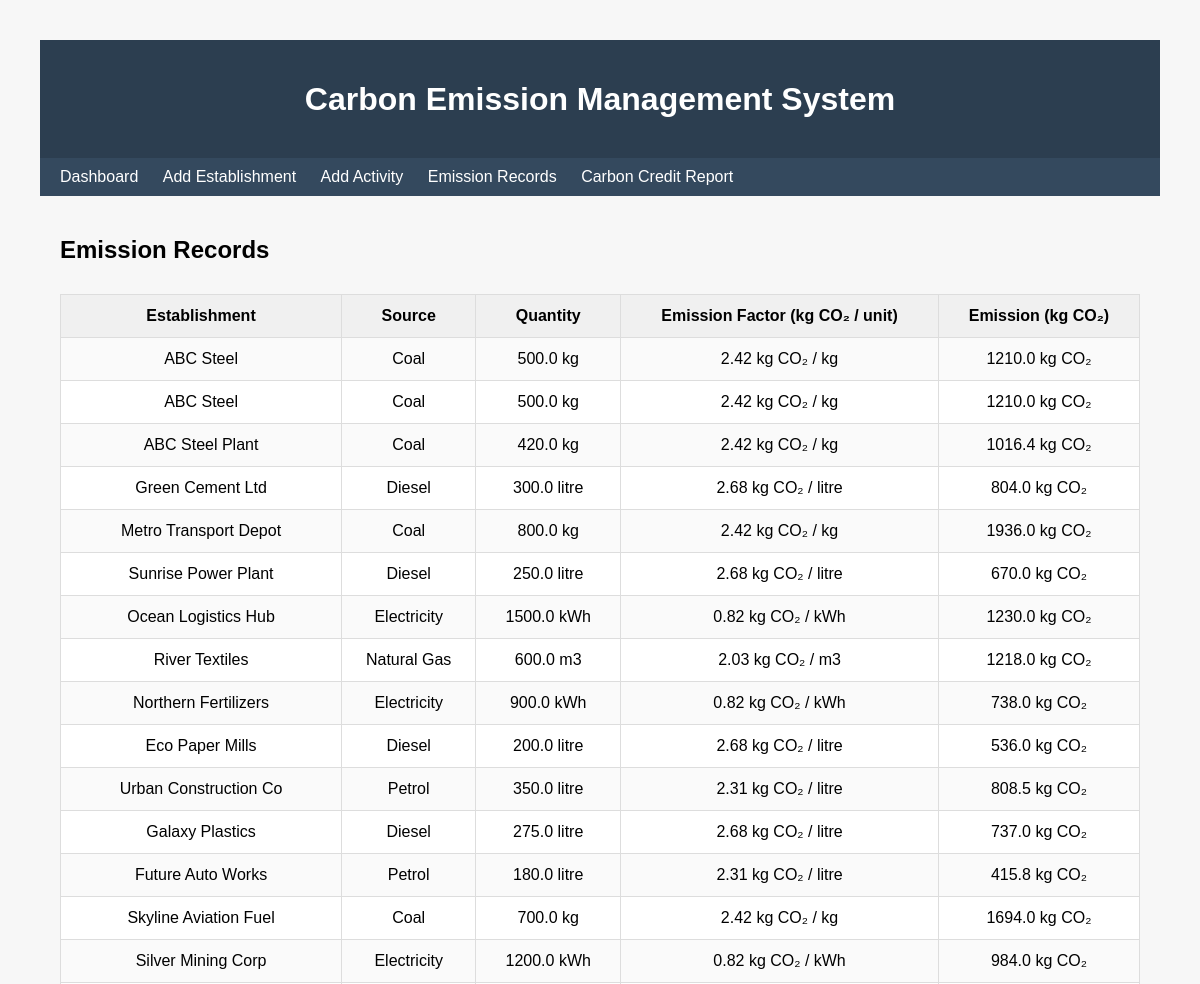
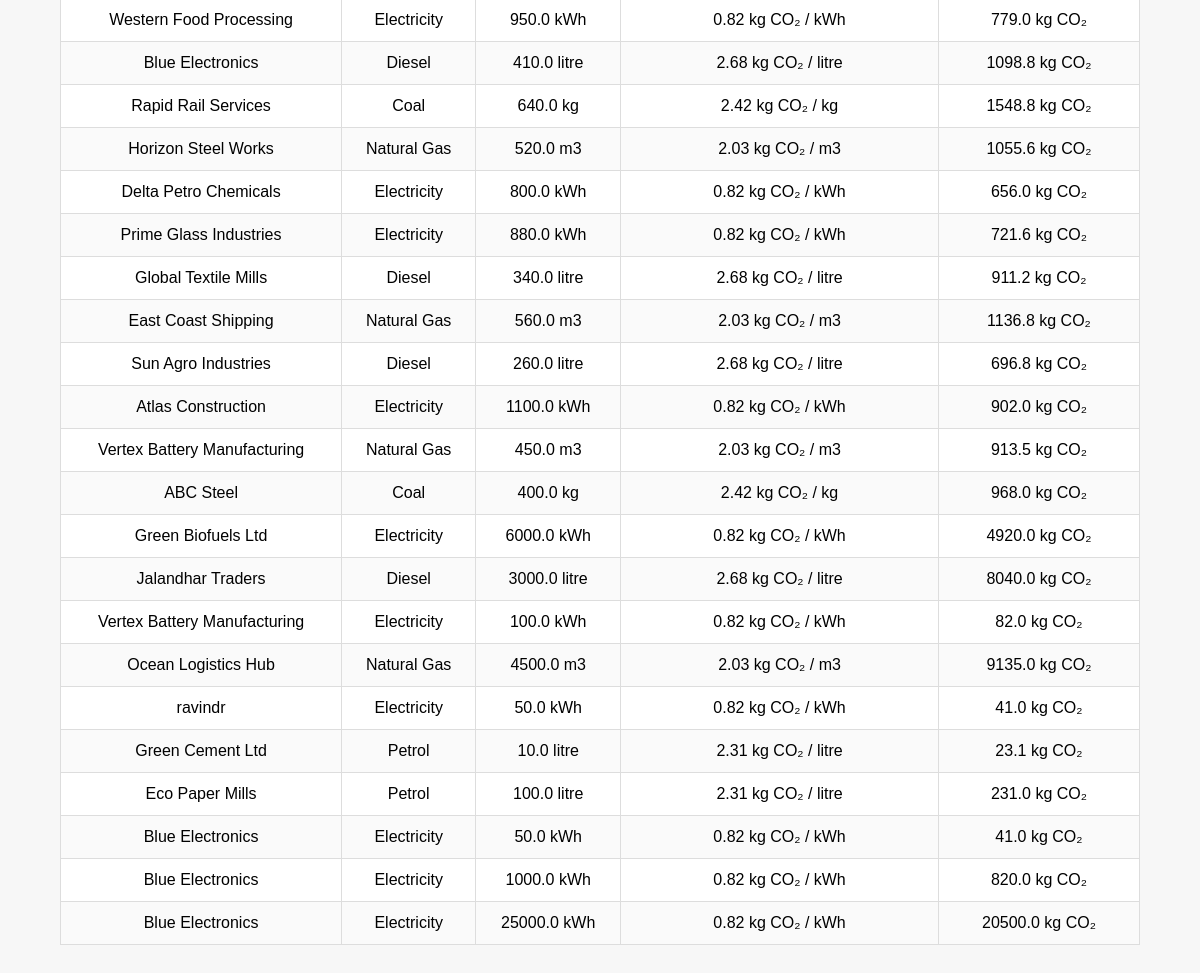
The app's page /emissions with its own data (2 pictures, top to bottom).
### tables this page shows
CREATE TABLE "Emission_Record" (record_id INTEGER PRIMARY KEY AUTOINCREMENT, activity_id INTEGER UNIQUE, emission_kg REAL);

CREATE TABLE Establishment (    est_id INTEGER PRIMARY KEY AUTOINCREMENT,    est_name TEXT NOT NULL,    est_type TEXT,    location TEXT);

CREATE TABLE Emission_Source (    source_id INTEGER PRIMARY KEY AUTOINCREMENT,    source_name TEXT,    unit TEXT);

CREATE TABLE Activity_Data (    activity_id INTEGER PRIMARY KEY AUTOINCREMENT,    est_id INTEGER,    source_id INTEGER,    period TEXT,    quantity REAL,    FOREIGN KEY (est_id) REFERENCES Establishment(est_id),    FOREIGN KEY (source_id) REFERENCES Emission_Source(source_id));

CREATE TABLE Emission_Factor (    factor_id INTEGER PRIMARY KEY AUTOINCREMENT,    source_id INTEGER,    factor_value REAL, effective_year INTEGER, is_active INTEGER DEFAULT 1,    FOREIGN KEY (source_id) REFERENCES Emission_Source(source_id));

### app.py (the view)
@app.route("/emissions")
def emissions():
    with sqlite3.connect("cc.db") as conn:
        conn.row_factory = sqlite3.Row
        rows = conn.execute("""
        SELECT
          e.est_name,
          s.source_name,
          s.unit,
          ad.quantity,
          ef.factor_value,
          er.emission_kg

        FROM Emission_Record er

        JOIN Activity_Data ad
        ON er.activity_id = ad.activity_id

        JOIN Establishment e
        ON ad.est_id = e.est_id

        JOIN Emission_Source s
        ON ad.source_id = s.source_id

        JOIN Emission_Factor ef
        ON s.source_id = ef.source_id
        """).fetchall()
    clean_rows = []
    for r in rows:
        clean_rows.append({
            "est_name": r["est_name"],
            "source_name": r["source_name"],
            "unit": r["unit"],
            "quantity": r["quantity"],
            "factor_value": r["factor_value"],
            "emission_kg": round(r["emission_kg"], 2)
        })
    return render_template("emissions.html", rows=clean_rows)

### templates/emissions.html
{% extends "base.html" %}
{% block content %}
<h2>Emission Records</h2>
<table>
<tr>
<th>Establishment</th>
<th>Source</th>
<th>Quantity</th>
<th>Emission Factor (kg CO₂ / unit)</th>
<th>Emission (kg CO₂)</th>
</tr>
{% for r in rows %}
<tr>
<td>{{ r.est_name }}</td>
<td>{{ r.source_name }}</td>
<td>{{ r.quantity }} {{ r.unit }}</td>
<td>{{ r.factor_value }} kg CO₂ / {{ r.unit }}</td>
<td>{{ r.emission_kg }} kg CO₂</td>
</tr>
{% endfor %}
</table>
{% endblock %}

### static/style.css (style rules this page uses)
body { font-family: Arial , sans-serif; background:#f7f7f7; margin: 40px;; }
h1, h2 { margin-bottom: 20px; }
table { width:100%; border-collapse:collapse; background:white; margin-top: 30px; }
table th, table td { border:1px solid #ddd; padding:12px; text-align: center; }
th { background: #f0f0f0; }
tr:nth-child(even) { background: #fafafa; }

### records on screen
Emission_Record: est_name "ABC Steel", source_name "Coal", quantity "500.0", unit "kg", factor_value "2.42", emission_kg "1210.0"
Emission_Record: est_name "ABC Steel", source_name "Coal", quantity "500.0", unit "kg", factor_value "2.42", emission_kg "1210.0"
Emission_Record: est_name "ABC Steel Plant", source_name "Coal", quantity "420.0", unit "kg", factor_value "2.42", emission_kg "1016.4"
Emission_Record: est_name "Green Cement Ltd", source_name "Diesel", quantity "300.0", unit "litre", factor_value "2.68", emission_kg "804.0"
Emission_Record: est_name "Metro Transport Depot", source_name "Coal", quantity "800.0", unit "kg", factor_value "2.42", emission_kg "1936.0"
Emission_Record: est_name "Sunrise Power Plant", source_name "Diesel", quantity "250.0", unit "litre", factor_value "2.68", emission_kg "670.0"
Emission_Record: est_name "Ocean Logistics Hub", source_name "Electricity", quantity "1500.0", unit "kWh", factor_value "0.82", emission_kg "1230.0"
Emission_Record: est_name "River Textiles", source_name "Natural Gas", quantity "600.0", unit "m3", factor_value "2.03", emission_kg "1218.0"
Emission_Record: est_name "Northern Fertilizers", source_name "Electricity", quantity "900.0", unit "kWh", factor_value "0.82", emission_kg "738.0"
Emission_Record: est_name "Eco Paper Mills", source_name "Diesel", quantity "200.0", unit "litre", factor_value "2.68", emission_kg "536.0"
Emission_Record: est_name "Urban Construction Co", source_name "Petrol", quantity "350.0", unit "litre", factor_value "2.31", emission_kg "808.5"
Emission_Record: est_name "Galaxy Plastics", source_name "Diesel", quantity "275.0", unit "litre", factor_value "2.68", emission_kg "737.0"
Emission_Record: est_name "Future Auto Works", source_name "Petrol", quantity "180.0", unit "litre", factor_value "2.31", emission_kg "415.8"
Emission_Record: est_name "Skyline Aviation Fuel", source_name "Coal", quantity "700.0", unit "kg", factor_value "2.42", emission_kg "1694.0"
Emission_Record: est_name "Silver Mining Corp", source_name "Electricity", quantity "1200.0", unit "kWh", factor_value "0.82", emission_kg "984.0"
Emission_Record: est_name "Western Food Processing", source_name "Electricity", quantity "950.0", unit "kWh", factor_value "0.82", emission_kg "779.0"
Emission_Record: est_name "Blue Electronics", source_name "Diesel", quantity "410.0", unit "litre", factor_value "2.68", emission_kg "1098.8"
Emission_Record: est_name "Rapid Rail Services", source_name "Coal", quantity "640.0", unit "kg", factor_value "2.42", emission_kg "1548.8"
Emission_Record: est_name "Horizon Steel Works", source_name "Natural Gas", quantity "520.0", unit "m3", factor_value "2.03", emission_kg "1055.6"
Emission_Record: est_name "Delta Petro Chemicals", source_name "Electricity", quantity "800.0", unit "kWh", factor_value "0.82", emission_kg "656.0"
Emission_Record: est_name "Prime Glass Industries", source_name "Electricity", quantity "880.0", unit "kWh", factor_value "0.82", emission_kg "721.6"
Emission_Record: est_name "Global Textile Mills", source_name "Diesel", quantity "340.0", unit "litre", factor_value "2.68", emission_kg "911.2"
Emission_Record: est_name "East Coast Shipping", source_name "Natural Gas", quantity "560.0", unit "m3", factor_value "2.03", emission_kg "1136.8"
Emission_Record: est_name "Sun Agro Industries", source_name "Diesel", quantity "260.0", unit "litre", factor_value "2.68", emission_kg "696.8"
Emission_Record: est_name "Atlas Construction", source_name "Electricity", quantity "1100.0", unit "kWh", factor_value "0.82", emission_kg "902.0"
Emission_Record: est_name "Vertex Battery Manufacturing", source_name "Natural Gas", quantity "450.0", unit "m3", factor_value "2.03", emission_kg "913.5"
Emission_Record: est_name "ABC Steel", source_name "Coal", quantity "400.0", unit "kg", factor_value "2.42", emission_kg "968.0"
Emission_Record: est_name "Green Biofuels Ltd", source_name "Electricity", quantity "6000.0", unit "kWh", factor_value "0.82", emission_kg "4920.0"
Emission_Record: est_name "Jalandhar Traders", source_name "Diesel", quantity "3000.0", unit "litre", factor_value "2.68", emission_kg "8040.0"
Emission_Record: est_name "Vertex Battery Manufacturing", source_name "Electricity", quantity "100.0", unit "kWh", factor_value "0.82", emission_kg "82.0"
Emission_Record: est_name "Ocean Logistics Hub", source_name "Natural Gas", quantity "4500.0", unit "m3", factor_value "2.03", emission_kg "9135.0"
Emission_Record: est_name "ravindr", source_name "Electricity", quantity "50.0", unit "kWh", factor_value "0.82", emission_kg "41.0"
Emission_Record: est_name "Green Cement Ltd", source_name "Petrol", quantity "10.0", unit "litre", factor_value "2.31", emission_kg "23.1"
Emission_Record: est_name "Eco Paper Mills", source_name "Petrol", quantity "100.0", unit "litre", factor_value "2.31", emission_kg "231.0"
Emission_Record: est_name "Blue Electronics", source_name "Electricity", quantity "50.0", unit "kWh", factor_value "0.82", emission_kg "41.0"
Emission_Record: est_name "Blue Electronics", source_name "Electricity", quantity "1000.0", unit "kWh", factor_value "0.82", emission_kg "820.0"
Emission_Record: est_name "Blue Electronics", source_name "Electricity", quantity "25000.0", unit "kWh", factor_value "0.82", emission_kg "20500.0"
